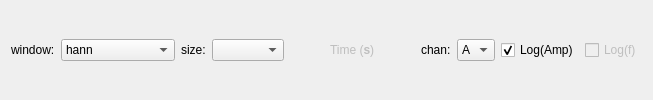
          <widget class="QWidget" name="tab_spg">
           <attribute name="title">
            <string>spectrogram</string>
           </attribute>
           <layout class="QGridLayout" name="gridLayout_8">
            <item row="1" column="0">
             <layout class="QVBoxLayout" name="spg_verticalLayout"/>
            </item>
            <item row="2" column="0">
             <layout class="QHBoxLayout" name="horizontalLayout_5">
              <item>
               <widget class="QLabel" name="label_17">
                <property name="text">
                 <string>window:</string>
                </property>
               </widget>
              </item>
              <item>
               <widget class="QComboBox" name="comboBox_fm_spg_window_type">
                <property name="toolTip">
                 <string>select fft window type</string>
                </property>
                <property name="currentIndex">
                 <number>0</number>
                </property>
                <item>
                 <property name="text">
                  <string>hann</string>
                 </property>
                </item>
                <item>
                 <property name="text">
                  <string>hamming</string>
                 </property>
                </item>
                <item>
                 <property name="text">
                  <string>blackman</string>
                 </property>
                </item>
                <item>
                 <property name="text">
                  <string>blackmanharris</string>
                 </property>
                </item>
                <item>
                 <property name="text">
                  <string>flattop</string>
                 </property>
                </item>
               </widget>
              </item>
              <item>
               <widget class="QLabel" name="label_16">
                <property name="text">
                 <string>size:</string>
                </property>
               </widget>
              </item>
              <item>
               <widget class="QComboBox" name="comboBox_fm_spg_window_size">
                <property name="toolTip">
                 <string>select fft window length</string>
                </property>
                <property name="currentIndex">
                 <number>-1</number>
                </property>
               </widget>
              </item>
              <item>
               <spacer name="horizontalSpacer_9">
                <property name="orientation">
                 <enum>Qt::Horizontal</enum>
                </property>
                <property name="sizeHint" stdset="0">
                 <size>
                  <width>40</width>
                  <height>20</height>
                 </size>
                </property>
               </spacer>
              </item>
              <item>
               <widget class="QLabel" name="label_25">
                <property name="enabled">
                 <bool>false</bool>
                </property>
                <property name="text">
                 <string>Time (&lt;b&gt;s&lt;/b&gt;)</string>
                </property>
               </widget>
              </item>
              <item>
               <spacer name="horizontalSpacer_5">
                <property name="orientation">
                 <enum>Qt::Horizontal</enum>
                </property>
                <property name="sizeHint" stdset="0">
                 <size>
                  <width>40</width>
                  <height>20</height>
                 </size>
                </property>
               </spacer>
              </item>
              <item>
               <widget class="QLabel" name="label_18">
                <property name="text">
                 <string>chan:</string>
                </property>
               </widget>
              </item>
              <item>
               <widget class="QComboBox" name="comboBox_fm_spg_chan">
                <property name="toolTip">
                 <string>select input chanel for spectrogram</string>
                </property>
                <item>
                 <property name="text">
                  <string>A</string>
                 </property>
                </item>
                <item>
                 <property name="text">
                  <string>B</string>
                 </property>
                </item>
               </widget>
              </item>
              <item>
               <widget class="QCheckBox" name="checkBox_fm_spg_log_amp">
                <property name="toolTip">
                 <string>set color scale to logarithmic</string>
                </property>
                <property name="text">
                 <string>Log(Amp)</string>
                </property>
                <property name="checked">
                 <bool>true</bool>
                </property>
               </widget>
              </item>
              <item>
               <widget class="QCheckBox" name="checkBox_fm_log_f">
                <property name="enabled">
                 <bool>false</bool>
                </property>
                <property name="text">
                 <string>Log(f)</string>
                </property>
               </widget>
              </item>
             </layout>
            </item>
           </layout>
          </widget>
